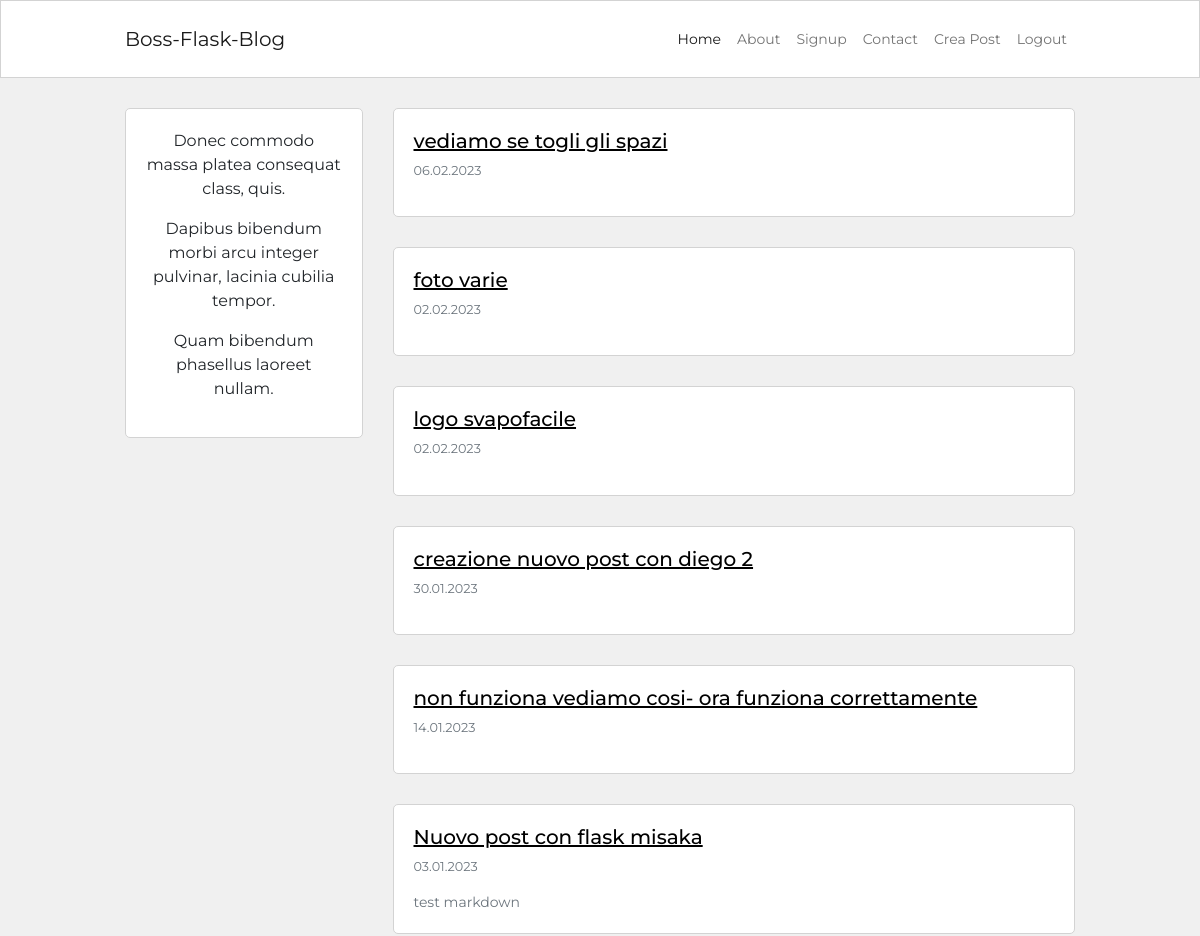
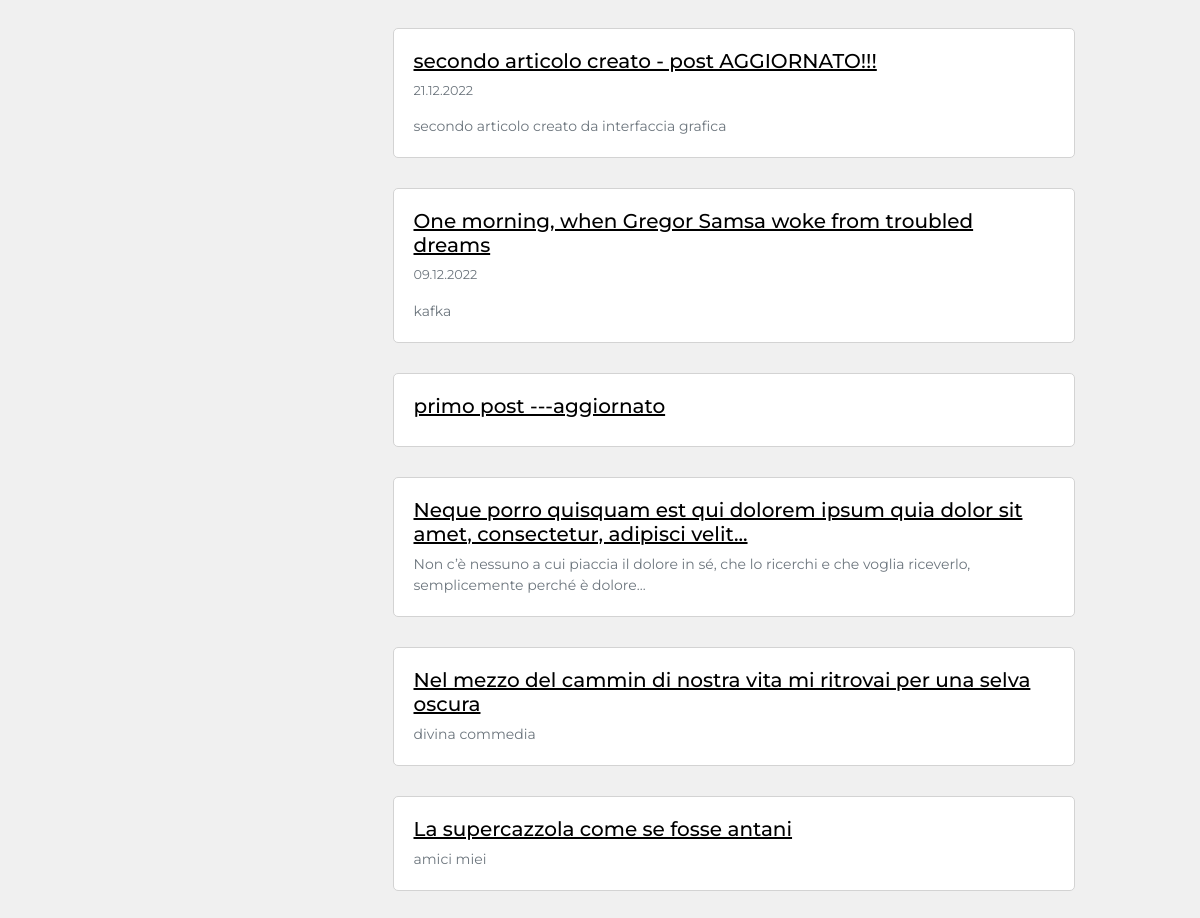
Screenshot of / (signed in) with the database file from the repository (2 pictures, top to bottom).
### blog/models.py (models this page shows, shortened)
class Post(db.Model):
  id = db.Column(db.Integer, primary_key=True)
  user_id = db.Column(db.Integer, db.ForeignKey('user.id'), nullable=False)
  created_at = db.Column(db.DateTime, default=datetime.now)
  title = db.Column(db.String(120), nullable=False)
  description = db.Column(db.String(240))
  body = db.Column(db.Text(), nullable=False)
  slug = db.Column(db.String(250))
  image = db.Column(db.String(120))

### blog/routes.py (the view)
@app.route("/")
def homepage():
    posts = Post.query.order_by(Post.created_at.desc()).all()
    return render_template("homepage.html", posts=posts)

### blog/models.py (called while the page is built)
@login_manager.user_loader
def load_user(id):
  return User.query.get(int(id))

### blog/templates/homepage.html (shortened to what this page needs)
{% extends 'base.html' %}.
{% block content%}
<div class="container content-container">
  <div class="row g-0">
    <div class="col-md-9 order-md-2">
      {% for post in posts %}
      <div class="single-post-home">
          <h5>
            <a class="custom-link" href="{{ url_for('post_detail', post_slug=post.slug) }}">
              {{ post.title }}
            </a>
          </h5>
          {% if post.created_at %}
          <p class="p-small-two text-muted">
            {{ post.created_at.strftime("%d.%m.%Y") }}
          </p>
          {% endif %}
          {% if post.description %}
          <p class="p-small-one text-muted mb-0">
            {{ post.description }}
          </p>
          {% endif %}
      </div>
      {% endfor %}
    </div>
    <div class="col-md-3 order-md-1">
      {% include 'about_me_snippet.html' %}
    </div>
  </div>
</div>
{% endblock %}

### blog/static/blog.css (style rules this page uses)
html, body { font-family: 'Montserrat', sans-serif; background-color: #f0f0f0; }
.content-container { max-width: 950px; margin-top: 30px; margin-bottom: 30px; padding: 0px; }
.single-post-home { background-color: #fff; border: 1px solid #d3d3d3; border-radius: 5px; padding: 20px; margin-bottom: 30px; }
.p-small-one { font-size: 0.875rem; }
.p-small-two { font-size: 0.800rem; }
.custom-link { color: #000 }
@media (min-width:768px) { .single-post-home { margin-left: 30px; } }

### rows the page displays
Post: title "vediamo se togli gli spazi", created_at "06.02.2023"
Post: title "foto varie", created_at "02.02.2023"
Post: title "logo svapofacile", created_at "02.02.2023"
Post: title "creazione nuovo post con diego 2", created_at "30.01.2023"
Post: title "non funziona vediamo cosi- ora funziona correttamente", created_at "14.01.2023"
Post: title "Nuovo post con flask misaka", created_at "03.01.2023", description "test markdown"
Post: title "secondo articolo creato - post AGGIORNATO!!!", created_at "21.12.2022", description "secondo articolo creato da interfaccia grafica"
Post: title "One morning, when Gregor Samsa woke from troubled dreams", created_at "09.12.2022", description "kafka"
Post: title "primo post ---aggiornato"
Post: title "Neque porro quisquam est qui dolorem ipsum quia dolor sit amet, consectetur, adipisci velit...", description "Non c’è nessuno a cui piaccia il dolore in sé, che lo ricerchi e che voglia riceverlo, semplicemente perché è dolore..."
Post: title "Nel mezzo del cammin di nostra vita mi ritrovai per una selva oscura", description "divina commedia"
Post: title "La supercazzola come se fosse antani", description "amici miei"

### other values shown
{{ lipsum(n=3, min=5, max=10) }} "Donec commodo massa platea consequat class, quis. Dapibus bibendum morbi arcu integer pulvinar, lacinia cubilia tempor. Quam bibendum phasellus laoreet nullam."
